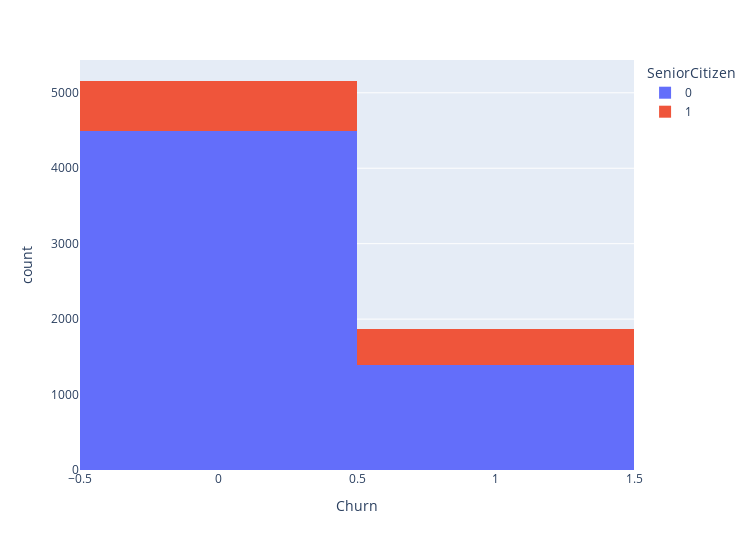

Notebook cell for this chart:
### Code cell
diag = px.histogram(df_dummies, x="Churn", color="SeniorCitizen")
diag.update_layout(width=750, height=550)
diag.show()

### Figure 1 — Plotly figure (JSON) as saved in the notebook; plotly's stock layout.template omitted (floating-point values rounded to 4 significant figures; data arrays with more than 128 entries replaced by an {"elided": "..."} marker saying what was removed)
{"data": [{"alignmentgroup": "True", "bingroup": "x", "hovertemplate": "SeniorCitizen=0<br>Churn=%{x}<br>count=%{y}<extra></extra>", "legendgroup": "0", "marker": {"color": "#636efa", "pattern": {"shape": ""}}, "name": "0", "offsetgroup": "0", "orientation": "v", "showlegend": true, "type": "histogram", "x": {"elided": "5890 int values"}, "xaxis": "x", "yaxis": "y"}, {"alignmentgroup": "True", "bingroup": "x", "hovertemplate": "SeniorCitizen=1<br>Churn=%{x}<br>count=%{y}<extra></extra>", "legendgroup": "1", "marker": {"color": "#EF553B", "pattern": {"shape": ""}}, "name": "1", "offsetgroup": "1", "orientation": "v", "showlegend": true, "type": "histogram", "x": {"elided": "1142 int values"}, "xaxis": "x", "yaxis": "y"}], "layout": {"barmode": "relative", "height": 550, "legend": {"title": {"text": "SeniorCitizen"}, "tracegroupgap": 0}, "margin": {"t": 60}, "width": 750, "xaxis": {"anchor": "y", "domain": [0, 1], "title": {"text": "Churn"}}, "yaxis": {"anchor": "x", "domain": [0, 1], "title": {"text": "count"}}}}
